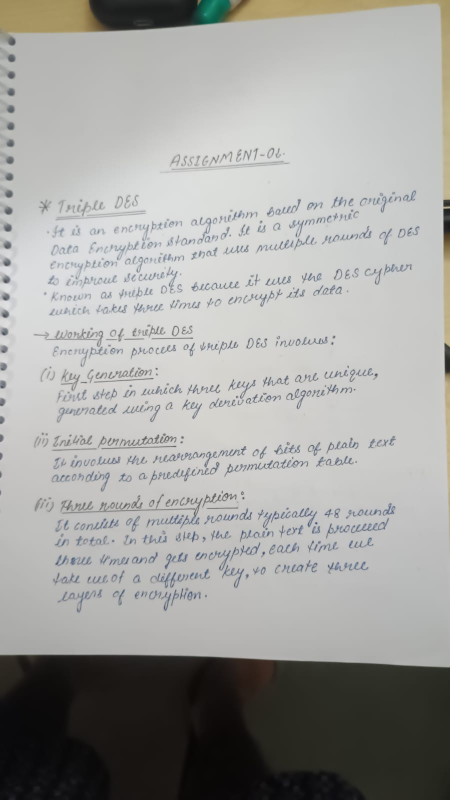
#> input picture input_images/1.jpeg, 900 x 1600 px (shown at 1/2 size); its folder holds only this picture in this run
$ jupyter execute doc_scanner.ipynb   (shell and % lines are left out)
#> lines starting #> are read from the running program, lines starting #| are printed output that depends on the picture
#> the answer given: out.png
[cell 1]
# ======================================================
# IMPORTS
# ======================================================
import cv2
import os
import numpy as np
from PIL import Image

# ======================================================
# CONFIGURATION
# ======================================================
INPUT_FOLDER = "input_images"
OUTPUT_FOLDER = "scans"

os.makedirs(OUTPUT_FOLDER, exist_ok=True)

# ======================================================
# UTILITY FUNCTIONS
# ======================================================

def save_with_increment(filename, image):
    base, ext = os.path.splitext(filename)
    counter = 0
    new_filename = filename

    while os.path.exists(new_filename):
        counter += 1
        new_filename = f"{base}({counter}){ext}"

    cv2.imwrite(new_filename, image)
    return new_filename


def get_unique_pdf_path(folder, base_name):
#> called with folder = 'scans', base_name = 'out.png'
    if not base_name.lower().endswith(".pdf"):
        base_name += ".pdf"

    name, ext = os.path.splitext(base_name)
    counter = 0

    while True:
        candidate = f"{name}{ext}" if counter == 0 else f"{name}({counter}){ext}"
        full_path = os.path.join(folder, candidate)
        if not os.path.exists(full_path):
            return full_path
        counter += 1


def load_images_from_folder(folder):
#> called with folder = 'input_images'
    supported = (".jpg", ".jpeg", ".png", ".bmp")
    images = []

    if not os.path.exists(folder):
        print(f"[ERROR] Folder '{folder}' does not exist.")
        return images

    for file in sorted(os.listdir(folder)):
        if file.lower().endswith(supported):
            img = cv2.imread(os.path.join(folder, file))
#> img is the input picture: shape (1600, 900, 3); mean B, G, R 160.1, 162.7, 162.7
            if img is not None:
                images.append((file, img))
    return images


# ======================================================
# MANUAL CROPPING (OPENCV — EXACTLY LIKE YOUR IMAGE)
# ======================================================

def manual_crop_opencv(image, window_name="Select ROI (ENTER=OK, ESC=Skip)"):
    """
    Allows precise cropping even for large images by
    scaling display but cropping original image.
    """

    h, w = image.shape[:2]

    # --- Determine scaling factor ---
    screen_w, screen_h = 1200, 800  # safe display size
    scale = min(screen_w / w, screen_h / h, 1.0)

    display_img = cv2.resize(
        image, (int(w * scale), int(h * scale)),
        interpolation=cv2.INTER_AREA
    )

    # --- Create resizable window ---
    cv2.namedWindow(window_name, cv2.WINDOW_NORMAL)
    cv2.resizeWindow(window_name, display_img.shape[1], display_img.shape[0])

    # --- Select ROI on DISPLAY image ---
    roi = cv2.selectROI(window_name, display_img, showCrosshair=True, fromCenter=False)
    cv2.destroyWindow(window_name)

    x, y, rw, rh = roi
    if rw == 0 or rh == 0:
        return image  # skipped

    # --- Map ROI back to ORIGINAL image ---
    x = int(x / scale)
    y = int(y / scale)
    rw = int(rw / scale)
    rh = int(rh / scale)

    return image[y:y+rh, x:x+rw]

# ======================================================
# POST-CROP PROCESSING MODES
# ======================================================

def process_output(image, mode):
    """
    1 -> Normal (Color)
    2 -> Grayscale
    3 -> Binary (Scanner style)
    """
    if mode == "1":
        return image

    gray = cv2.cvtColor(image, cv2.COLOR_BGR2GRAY)

    if mode == "2":
        return gray

    if mode == "3":
        blur = cv2.GaussianBlur(gray, (5, 5), 0)
        binary = cv2.adaptiveThreshold(
            blur, 255,
            cv2.ADAPTIVE_THRESH_GAUSSIAN_C,
            cv2.THRESH_BINARY,
            15, 5
        )
        return binary

    return image


# ======================================================
# PDF FUNCTION
# ======================================================

def save_images_to_pdf(image_paths, pdf_path):
    images = [Image.open(p).convert("RGB") for p in image_paths]
    images[0].save(pdf_path, save_all=True, append_images=images[1:])
    print(f"[PDF CREATED] {pdf_path}")


# ======================================================
# MAIN PIPELINE
# ======================================================

def main():
    user_pdf_name = input("Enter PDF name (without .pdf): ").strip()
    pdf_path = get_unique_pdf_path(OUTPUT_FOLDER, user_pdf_name)

    scanned_image_paths = []
    images = load_images_from_folder(INPUT_FOLDER)
#> images = 1 item

    if not images:
        print("[INFO] No images found.")
        return

    print(f"[INFO] Found {len(images)} images.\n")
#| [INFO] Found 1 images.

    for filename, image in images:
        print(f"[PROCESSING] {filename}")

        # 1️⃣ USER CROPS RAW IMAGE (OPENCV ROI)
        cropped = manual_crop_opencv(image)

        # 2️⃣ USER CHOOSES OUTPUT MODE
        print("Choose output mode:")
        print("1 → Normal (Color)")
        print("2 → Grayscale")
        print("3 → Binary (Scanner style)")
        mode = input("Enter choice (1/2/3): ").strip()

        final_output = process_output(cropped, mode)

        # 3️⃣ SAVE IMAGE
        saved_path = save_with_increment(
            os.path.join(OUTPUT_FOLDER, "scanned.png"),
            final_output
        )

        print(f"[SAVED] {saved_path}")

        # 4️⃣ ADD TO PDF?
        choice = input("Add this image to PDF? (y/n): ").strip().lower()
        if choice == "y":
            scanned_image_paths.append(saved_path)
            print("[INFO] Added to PDF.\n")
        else:
            print("[INFO] Skipped.\n")
#> this loop made 1 pass
#> (filename, h in manual_crop_opencv, w in manual_crop_opencv, screen_w in manual_crop_opencv, screen_h in manual_crop_opencv, scale in manual_crop_opencv) on pass 1: ('1.jpeg', 1600, 900, 1200, 800, 0.5)
#| [PROCESSING] 1.jpeg
#> pass 1, in manual_crop_opencv, `display_img = cv2.resize( image, (int(w * scale), int(h * scale)), int..`:
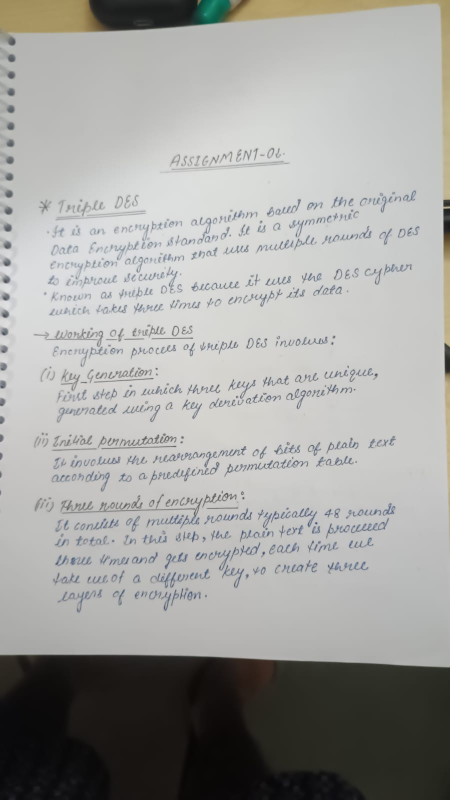
#> display_img: shape (800, 450, 3); mean B, G, R 160.1, 162.8, 162.8
#> after the loop, scanned_image_paths = []

    # 5️⃣ CREATE PDF
    if scanned_image_paths:
        save_images_to_pdf(scanned_image_paths, pdf_path)
        print("[SUCCESS] PDF generated successfully.")
    else:
        print("[INFO] No images selected for PDF.")


# ======================================================
# RUN
# ======================================================
main()


$ run again, on input_images/2.jpeg
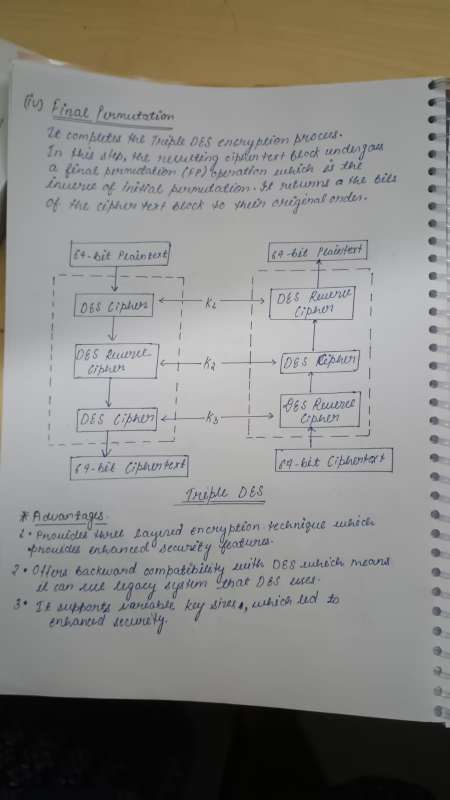
#> input picture input_images/2.jpeg, 900 x 1600 px (shown at 1/2 size)
#> in load_images_from_folder, img is the input picture: shape (1600, 900, 3); mean B, G, R 131.9, 135.5, 137
#> images = 1 item
#| [INFO] Found 1 images.
#> the loop in main, `for filename, image in images:` made 1 pass
#> (filename, h in manual_crop_opencv, w in manual_crop_opencv, screen_w in manual_crop_opencv, screen_h in manual_crop_opencv, scale in manual_crop_opencv) on pass 1: ('2.jpeg', 1600, 900, 1200, 800, 0.5)
#> (printed output is left out)
#> pass 1, in manual_crop_opencv, `display_img = cv2.resize( image, (int(w * scale), int(h * scale)), int..`:
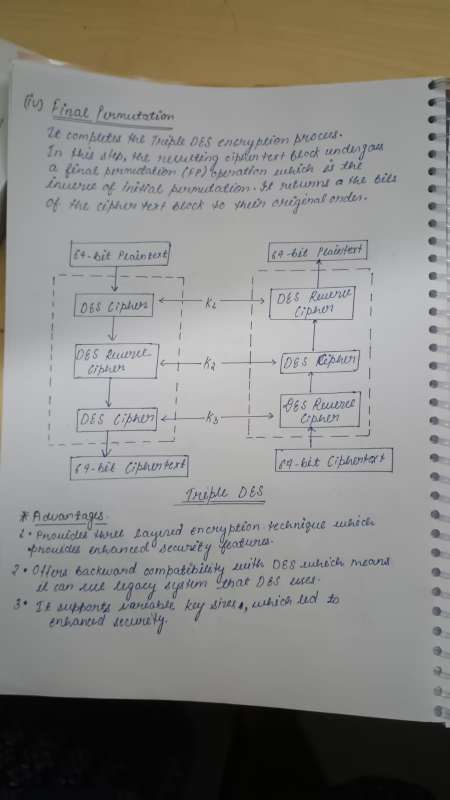
#> display_img: shape (800, 450, 3); mean B, G, R 132, 135.6, 137.1
#> after the loop in main, `for filename, image in images:`: scanned_image_paths = []

$ run again, on input_images/3.jpeg
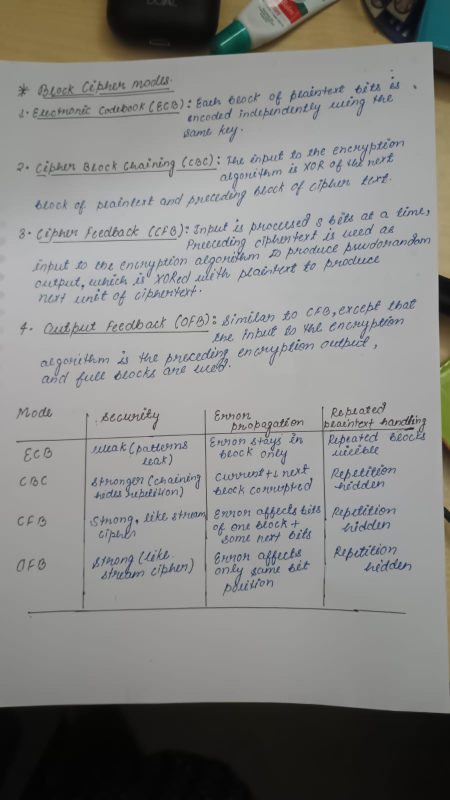
#> input picture input_images/3.jpeg, 900 x 1600 px (shown at 1/2 size)
#> in load_images_from_folder, img is the input picture: shape (1600, 900, 3); mean B, G, R 132.4, 134.5, 134.5
#> images = 1 item
#| [INFO] Found 1 images.
#> the loop in main, `for filename, image in images:` made 1 pass
#> (filename, h in manual_crop_opencv, w in manual_crop_opencv, screen_w in manual_crop_opencv, screen_h in manual_crop_opencv, scale in manual_crop_opencv) on pass 1: ('3.jpeg', 1600, 900, 1200, 800, 0.5)
#> (printed output is left out)
#> pass 1, in manual_crop_opencv, `display_img = cv2.resize( image, (int(w * scale), int(h * scale)), int..`:
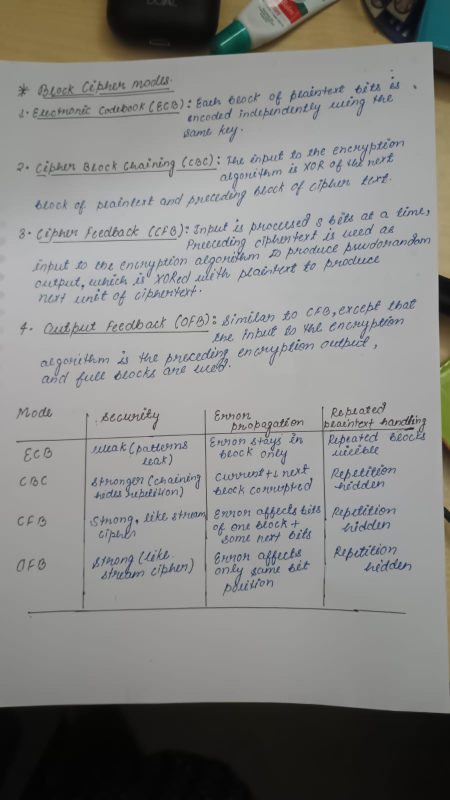
#> display_img: shape (800, 450, 3); mean B, G, R 132.4, 134.5, 134.6
#> after the loop in main, `for filename, image in images:`: scanned_image_paths = []

$ run again, on input_images/4.jpeg
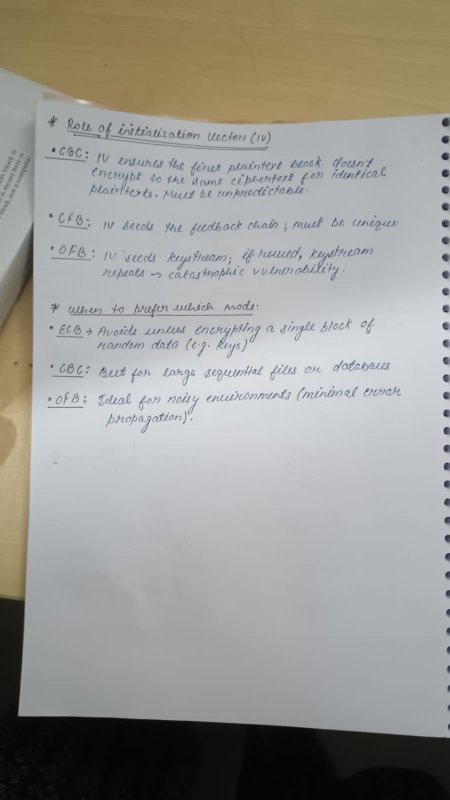
#> input picture input_images/4.jpeg, 900 x 1600 px (shown at 1/2 size)
#> in load_images_from_folder, img is the input picture: shape (1600, 900, 3); mean B, G, R 150.1, 154.8, 155.6
#> images = 1 item
#| [INFO] Found 1 images.
#> the loop in main, `for filename, image in images:` made 1 pass
#> (filename, h in manual_crop_opencv, w in manual_crop_opencv, screen_w in manual_crop_opencv, screen_h in manual_crop_opencv, scale in manual_crop_opencv) on pass 1: ('4.jpeg', 1600, 900, 1200, 800, 0.5)
#> (printed output is left out)
#> pass 1, in manual_crop_opencv, `display_img = cv2.resize( image, (int(w * scale), int(h * scale)), int..`:
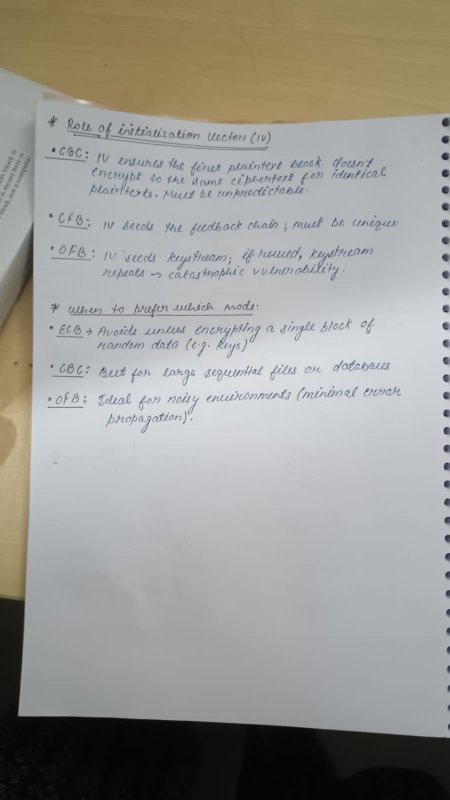
#> display_img: shape (800, 450, 3); mean B, G, R 150.2, 154.9, 155.7
#> after the loop in main, `for filename, image in images:`: scanned_image_paths = []
